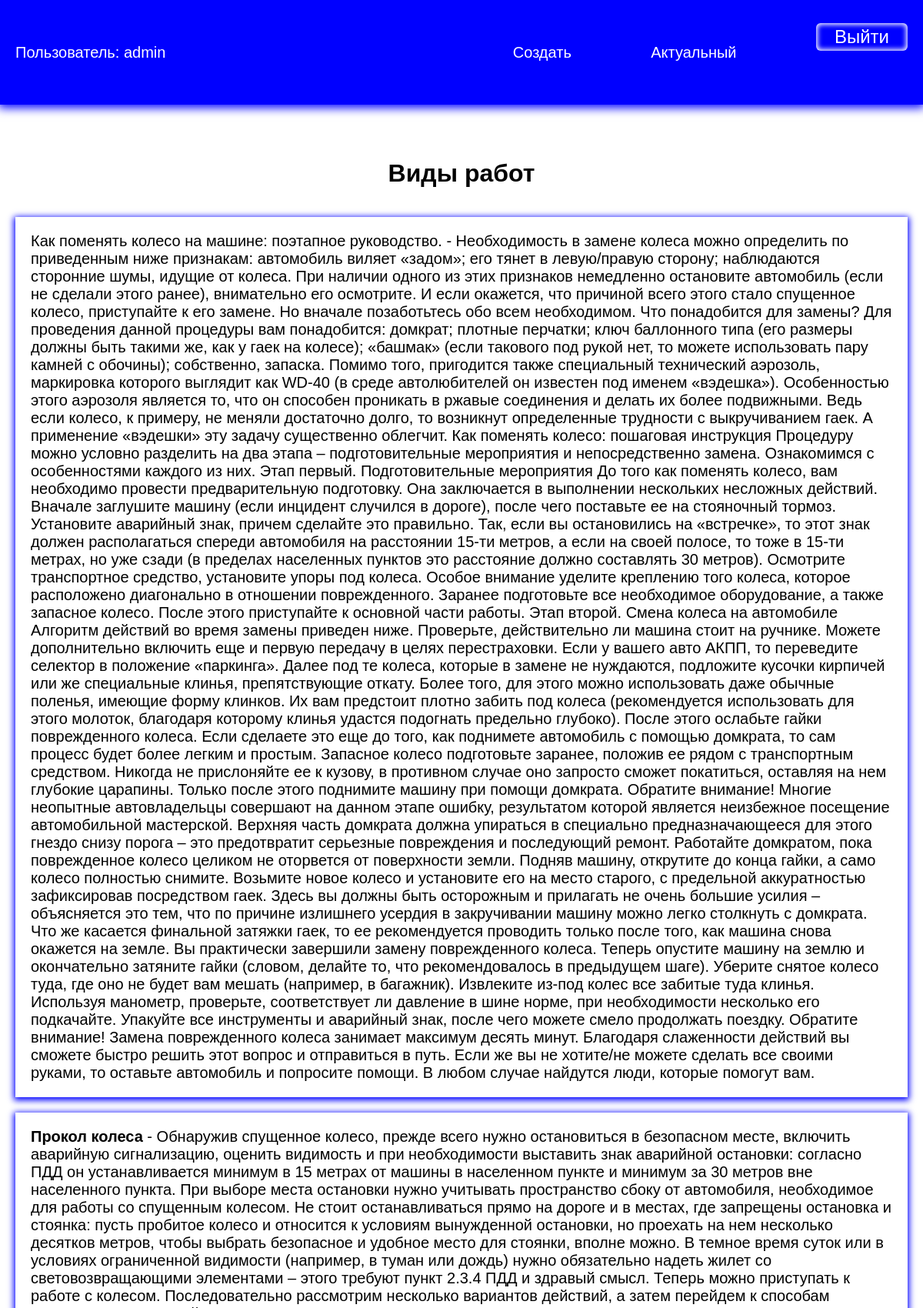
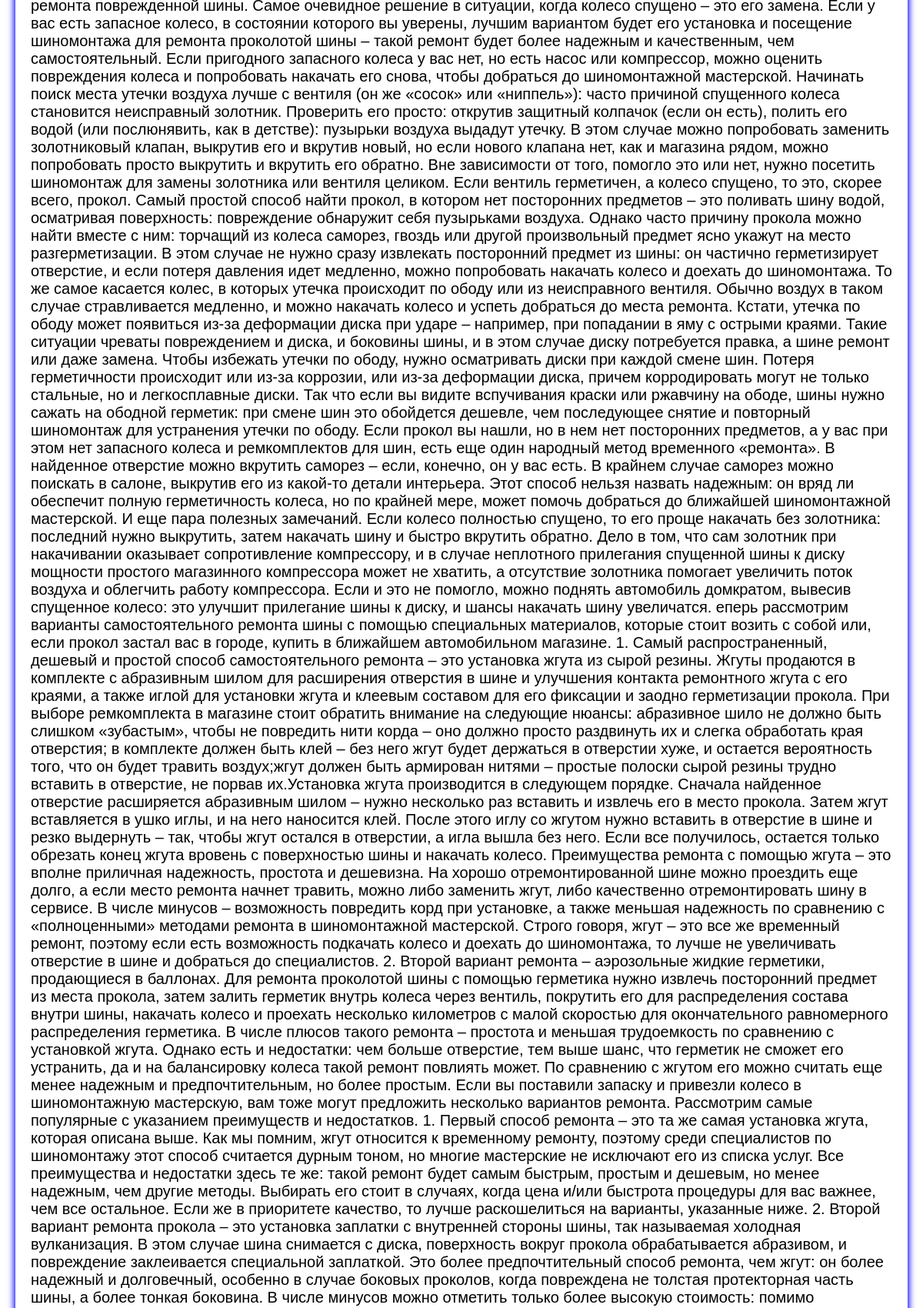
Page /work/ (signed in, upper part) on the committed database (2 pictures, top to bottom).
### porol/models.py (models this page shows, shortened)
class Ex(models.Model):
    title = models.CharField(max_length=100)
    memo = models.TextField(blank=True)
    created = models.DateTimeField(auto_now_add=True)
    date_completed = models.DateTimeField(blank=True, null=True)
    important = models.BooleanField(default=False)
    user = models.ForeignKey(User, on_delete=models.CASCADE)

### porol/views.py (the view)
# urls.py: path('work/', views.worker, name='worker'),
def worker(request):
    works = Ex.objects.filter(user=request.user, date_completed__isnull=True)
    return render(request, 'porol/worker.html', {'works': works})

### porol/templates/porol/worker.html
{% extends 'porol/base.html' %}
{% block content %}
<h1>Виды работ</h1>
<ul>
    {% for work in works %}
    <li>
        <a href="{% url 'viewtask' work.id %}">
            {% if work.important %}
            <b>{{ work.title }}</b>
            {% else %}
            {{ work.title }}
            {% endif %}
            {% if work.memo %}
            - {{ work.memo}}
            {% endif %}
        </a>
    </li>
    {% endfor %}
</ul>
{% endblock %}

### porol/templates/porol/base.html (shortened to what this page needs)
<!DOCTYPE html>
{% load static %}
<html lang="en">
<head>
   <link rel="stylesheet" href="{% static 'css/style.css' %}">
</head>
<body>
<div class="menu">
    <div class="wrap">
        {% if user.is_authenticated %}
        <ul>
            <li class="logo">Пользователь: {{ user.username }}</li>
            <li><a href="{% url 'creatework' %}">Создать</a></li>
            <li><a href="{% url 'worker' %}">Актуальный</a></li>
            <li>
                <form action="{% url 'logoutuser' %}" method="post">
                <button class="top">Выйти</button>
            </form>
            </li>
        </ul>
        {% else %}
        <ul>
            <li><a href="{% url 'reguser' %}">Зарегистрироваться</a></li>
            <li><a href="{% url 'loginuser' %}" class="">Войти</a></li>
        </ul>
        {% endif %}
    </div>
</div>
<div class="content">
    <div class="wrap">
        {% block content %}
        {% endblock%}
    </div>
</div>
</body>
</html>

### porol/static/css/style.css (style rules this page uses)
body { padding: 0; margin: 0; font-family: Arial, Helvetica, sans-serif; }
.wrap { max-width: 1200px; margin: 0 auto; padding: 10px 20px; box-sizing: border-box; }
.menu { background: blue; box-shadow: 0 2px 12px 2px blue; }
ul { list-style: none; padding: 0; }
.menu ul { display: flex; justify-content: space-between; align-items: center; font-size: 20px; }
.menu .logo { margin-right: 30%; color: #fff; }
.menu a { color: #fff; }
a { text-decoration: none; }
.content .wrap { display: flex; flex-direction: column; align-items: center; justify-content: center; margin-top: 40px; }
button { padding: 10px 40px; border-radius: 6px; box-shadow: inset 0 0 6px 2px #fff; margin-bottom: 40px; font-size: 24px; cursor: pointer; }
.top { padding: 4px 24px; margin-top: 0; background: transparent; border: none; color: #fff; }
.content li { box-shadow: 0 2px 8px 2px blue; margin-bottom: 20px; font-size: 20px; }
.content a { color: #000; display: block; padding: 20px; }

### rows in the picture
Ex: title "Как поменять колесо на машине: поэтапное руководство.", memo "Необходимость в замене колеса можно определить по приведенным ниже признакам: автомобиль виляет «задом»; его тянет в левую/правую сторону; наблюдаются сторонние шумы, идущие от колеса. При наличии одного из этих признаков немедленно остановите автомобиль (если не сделали этого ранее), внимательно его осмотрите. И если окажется, что причиной всего этого стало спущенное колесо, приступайте к его замене. Но вначале позаботьтесь обо всем необходимом. Что понадобится для замены? Для проведения данной процедуры вам понадобится: домкрат; плотные перчатки; ключ баллонного типа (его размеры должны быть такими же, как у гаек на колесе); «башмак» (если такового под рукой нет, то можете использовать…"
Ex: title "Прокол колеса"

### other values in the picture
{{ user.username }} "admin"
